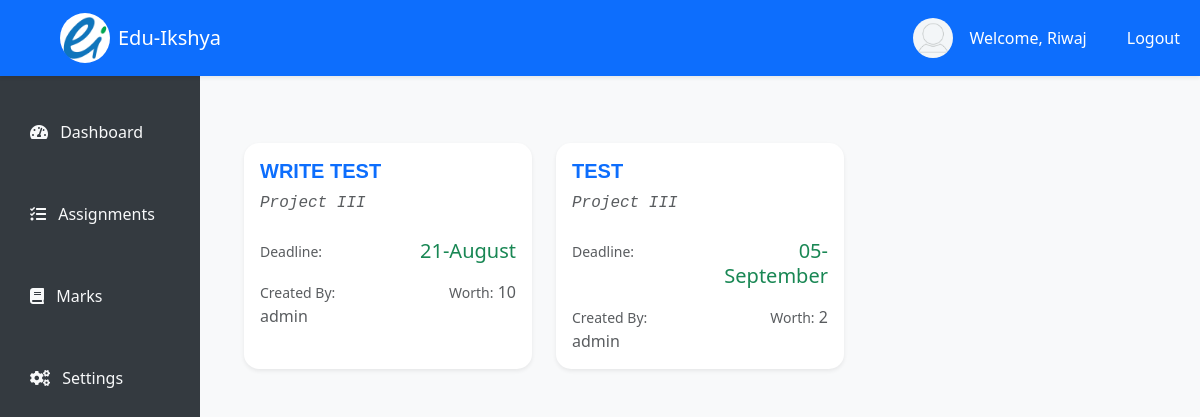
The page /student/assignments/ (signed in) on the database its author committed.
### student/models.py (models this page shows, shortened)
class User(AbstractUser):
    user_id = models.CharField(max_length=15, unique=True, editable=False)
    address = models.CharField(max_length=150, null=True, blank=False)
    contact_number = models.CharField(max_length=20, blank=True, null=True)
    date_of_birth = models.DateField(null=True, blank=True)
    gender = models.CharField(max_length=1, choices=[('M', 'Male'), ('F', 'Female'), ('O', 'Other')])
    is_staff = models.BooleanField(default=False)
    is_student = models.BooleanField(default=False)
    def __str__(self):
        return self.username

class Assignment(models.Model):
    ACCEPTED_FILE_TYPES = [
        ('text', 'Text File'),
        ('pdf', 'PDF File'),
    ]
    title = models.CharField(max_length=255)
    description = models.TextField(null=True, blank=True)
    deadline = models.DateTimeField()
    worth = models.IntegerField()
    research_links = models.JSONField(blank=True, null=True)  # This field can store a list of URLs
    accepted_file_type = models.CharField(max_length=10, choices=ACCEPTED_FILE_TYPES)
    assigned_class = models.ForeignKey(ProgramCourse, on_delete=models.CASCADE, related_name='assignments')
    created_by = models.ForeignKey(User, null=True, on_delete=models.CASCADE)

class ProgramCourse(models.Model):
    program = models.ForeignKey(Program, on_delete=models.CASCADE)
    course = models.ForeignKey(Course, on_delete=models.CASCADE)
    semester = models.ForeignKey(Semester, on_delete=models.CASCADE)
    teacher = models.ForeignKey(User, on_delete=models.RESTRICT)

class Course(models.Model):
    course_id = models.CharField(max_length=15, unique=True)
    course_name = models.CharField(max_length=150)
    def __str__(self):
        return self.course_name

### student/views.py (the view)
# urls.py: path('student/assignments/', views.student_assignment_view, name="student_assignments"),
@login_required
def student_assignment_view(request):
    user = request.user
    if user.is_student:
        student = Student.objects.get(user=user)
        program_course = ProgramCourse.objects.filter(program=student.program, semester=student.semester)
        assignments = Assignment.objects.filter(
            assigned_class__in=program_course,
            deadline__gte=datetime.now()
        ).order_by('deadline')
        inactive_assignments = Assignment.objects.filter(
            assigned_class__in=program_course,
            deadline__lte=datetime.now()
        ).order_by('-deadline')
    return render(request, 'student/assignment.html', {
        'assignments': assignments,
        'inactive_assignments': inactive_assignments
    })

### templates/student/assignment.html
<!DOCTYPE html>
{% extends 'student/index.html' %}
{% load static %}
{% block assignment %}
<div class="container mt-5">
    {% if assignments %}
        <div class="row">
            {% for assignment in assignments %}
            <div class="col-md-4 mb-4">
                <a href="{% url 'students:assignment_view' pk=assignment.pk %}" class="text-decoration-none">
                    <div class="card shadow-sm h-100 border-0" style="border-radius: 15px;">
                        <div class="card-body">
                            <h5 class="card-title text-uppercase text-primary fw-bold" style="font-family: 'Arial', sans-serif;">
                                {{ assignment.title }}
                            </h5>
                            <p class="card-text text-muted fst-italic mb-4" style="font-family: 'Courier New', monospace;">
                                {{ assignment.assigned_class.course }}
                            </p>
                            <div class="row my-3">
                                <div class="col-6">
                                    <p class="card-text"><span class="small text-muted">Deadline:</span></p>
                                </div>
                                <div class="col-6 text-end">
                                    <p class="card-text">
                                        <span class="h5 text-success">
                                            {{ assignment.deadline|date:"d-F" }}
                                        </span>
                                    </p>
                                </div>
                            </div>
                            <div class="row">
                                <div class="col-6">
                                    <p class="card-text text-muted">
                                        <span class="small">Created By:</span>
                                        {{ assignment.created_by }}
                                    </p>
                                </div>
                                <div class="col-6 text-end">
                                    <p class="card-text text-muted">
                                        <span class="small">Worth:</span>
                                        {% if assignment.worth %}
                                            {{ assignment.worth }}
                                        {% else %}
                                            0
                                        {% endif %}
                                    </p>
                                </div>
                            </div>
                        </div>
                    </div>
                </a>
            </div>
            {% endfor %}
        </div>
    {% else %}
        <div class="mt-5 text-center">
            <p class="text-muted">There are no assigned Assignments.</p>
        </div>
    {% endif %}
</div>
{% endblock %}

### templates/student/index.html (shortened to what this page needs)
<!DOCTYPE html>
{% load static %}
<html lang="en">
<head>
    <link href="https://cdn.jsdelivr.net/npm/bootstrap@5.3.0/dist/css/bootstrap.min.css" rel="stylesheet">
    <link rel="stylesheet" href="https://cdnjs.cloudflare.com/ajax/libs/font-awesome/5.15.4/css/all.min.css">
</head>
<body>
    <nav class="navbar navbar-expand-lg navbar-light bg-primary top-navbar shadow-sm">
        <div class="container-fluid">
            <a class="navbar-brand d-flex mx-5 align-items-center" href="{% url 'students:staff_dashboard' pk=user.pk %}">
                <img src="{% static 'images/logo/eduikshya-logo.png' %}" alt="Edu-Ikshya Logo" width="50" height="50"
                    class="d-inline-block rounded-circle">
                <span class="ms-2 text-white">Edu-Ikshya</span>
            </a>
            <div class="collapse navbar-collapse justify-content-end" id="navbarNav">
                {% if user.is_authenticated %}
                <ul class="navbar-nav ms-auto d-none d-lg-flex align-items-center">
                    <li class="nav-item mx-3">
                        <div class="d-flex align-items-center">
                            <div class="profile-pic">
                                <img src="{% static 'images/profile/images.png' %}">
                            </div>
                            <p class="text-white mb-0">Welcome, {{ user.first_name }}</p>
                        </div>
                    </li>
                    <li class="nav-item">
                        <a class="nav-link text-white ms-3" href="{% url 'students:logout' %}">Logout</a>
                    </li>
                </ul>
                {% endif %}
            </div>
        </div>
    </nav>
    <div class="side-navbar d-none d-lg-flex flex-column">
        <nav class="nav flex-column w-100">
            <a class="nav-link text-light mb-2 {% if request.resolver_match.url_name == 'student_dashboard' %}active{% endif %}"
                href="{% url 'students:student_dashboard' pk=user.pk %}">
                <i class="fas fa-tachometer-alt me-2"></i> Dashboard
            </a>
            <a class="nav-link text-light mb-2" href="{% url 'students:student_assignments' %}">
                <i class="fas fa-tasks me-2"></i> Assignments
            </a>
            <a class="nav-link text-light mb-2" href="#">
                <i class="fas fa-book me-2"></i> Marks
            </a>
            <a class="nav-link text-light mt-auto" href="#">
                <i class="fas fa-cogs me-2"></i> Settings
            </a>
        </nav>
    </div>
    <div class="content bg-light">
        <div class="container">
            {% block assignment %}
            {% endblock %}
        </div>
    </div>
</body>
</html>

### templates/student/index.html (style rules this page uses)
body { display: flex; }
.top-navbar { position: fixed; top: 0; width: 100%; z-index: 1030; background-color: #007bff; }
.side-navbar { position: fixed; top: 75px; bottom: 0; width: 200px; padding-top: 20px; background-color: #343a40; display: flex; flex-direction: column; }
.side-navbar .nav-link { padding: 25px 30px; }
.content { margin-top: 75px; margin-left: 200px; padding: 20px; width: calc(100% - 200px); background-color: #f8f9fa; }
.profile-pic { width: 40px; height: 40px; border-radius: 50%; overflow: hidden; margin-right: 1rem; }
.profile-pic img { width: 100%; height: auto; }
.nav-link { color: white; }
.content { background-color: #f8f9fa; min-height: 100vh; }

### rows shown on the page
User: first_name "Riwaj"
Assignment: title "WRITE TEST", assigned_class.course "Project III", deadline "21-August", created_by "admin", worth "10"
Assignment: title "TEST", assigned_class.course "Project III", deadline "05-September", created_by "admin", worth "2"
